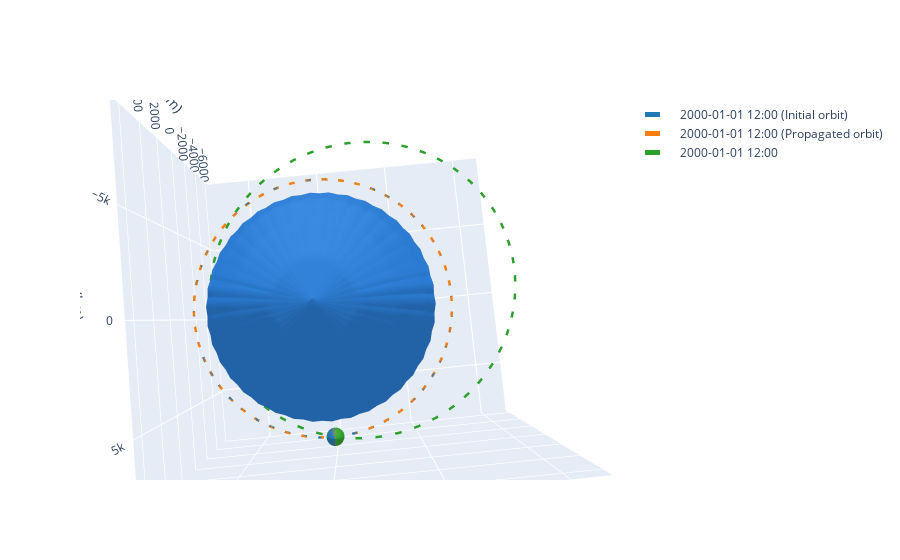

The notebook cell this image was saved under:
### Code cell
import numpy as np
import math
import navpy
import datetime

from astropy import units as u
from astropy.time import Time, TimeDelta
from astropy.coordinates import (
    CartesianRepresentation,
    AltAz,
    EarthLocation,
    GCRS,
    ITRS,
)
from astropy import coordinates as coord

from poliastro.bodies import Earth
from poliastro.earth import EarthSatellite
from poliastro.maneuver import Maneuver
from poliastro.earth.enums import EarthGravity
from poliastro.spacecraft import Spacecraft
from poliastro.twobody.orbit import Orbit
from poliastro.frames import Planes
from poliastro.plotting import OrbitPlotter3D
from poliastro.examples import iss
from poliastro.core.spheroid_location import cartesian_to_ellipsoidal
from poliastro.core.spheroid_location import tangential_vecs

# Comments from the author:
# This project is one of the worst I've ever embarked on. It was incredibly rough to code, formulate, and overall just an absolute nightmare.

# ------- HELPER METHODS --------


# Units: m, m/s, kg
# Evil math
def compute_time_int(al, vi, mas):
    """Evil math to compute the delta t of a maneuver

    Args:
        al (_type_): _description_
        vi (_type_): _description_
        mas (_type_): _description_

    Returns:
        _type_: _description_
    """
    return 8.50938 * (10**-9) * (
        14609987571408820 * (al**2) * mas
        + math.sqrt(
            213451736836720196366365882318848 * (al**4) * (mas**2)
            + 7452623680028430827520 * (al**3) * (mas**3) * (vi**3)
        )
    ) ** (1 / 3) - (0.166214 * al * mas * vi) / (
        14609987571408820 * (al**2) * mas
        + math.sqrt(
            213451736836720196366365882318848 * (al**4) * (mas**2)
            + 7452623680028430827520 * (al**3) * (mas**3) * (vi**3)
        )
    ) ** (
        1 / 3
    )


# Units: s, kg, m/s
def compute_vf(dt, mas, vi):
    return math.sqrt(((4 * (10**8)) * dt) / mas + vi**2)

def compute_dv(vi, al, mas):
    dt = compute_time_int(al, vi, mas)
    vf = compute_vf(dt, mas, vi)
    return vf - vi

def eci2lla(x, y, z, t, unit):
    """Convert Earth-Centered Inertial (ECI) cartesian coordinates to latitude, longitude, and altitude, using astropy.

    Inputs :
    x = ECI X-coordinate
    y = ECI Y-coordinate 
    z = ECI Z-coordinate
    t = UTC time (datetime object)
    unit = units the coordinates are in

    Outputs :
    lon = longitude (degrees)
    lat = geodetic latitude (degrees)
    alt = height above WGS84 ellipsoid (m)
    """
    # position of satellite in GCRS or J20000 ECI:
    cartrep = coord.CartesianRepresentation(x, y, z, unit=u.m)
    gcrs = coord.GCRS(cartrep, obstime=t)
    itrs = coord.GCRS(cartrep, obstime=t).transform_to(coord.ITRS(obstime=t))
    loc = coord.EarthLocation(*itrs.cartesian.xyz)
    return loc.lat.value, loc.lon.value, (loc.height.to(u.m)).value

def compute_time_off(dt: float) -> datetime:
    """Returns a datetime object with an offset from J2000 Epoch (Default)

    Args:
        dt - float: The time passed since initial orbit creation (Assumed in J2000 frame)

    Returns:
        datetime: a new datetime object 
    """
    return datetime.datetime(2000, 1, 1, 12, 0) + datetime.timedelta(seconds=dt)

def get_altitude(orb: Orbit, time: datetime):
    orb_x = orb.r.value[0]
    orb_y = orb.r.value[1]
    orb_z = orb.r.value[2]
    un = u.m
    _, _, ret_alt = eci2lla(orb_x, orb_y, orb_z, time, un)
    return ret_alt

def compute_eci_vec(dv, orb: Orbit, epoch):
    cart_coords = orb.r.value
    
    lo, la, al = eci2lla2(cart_coords[0], cart_coords[1], cart_coords[2], epoch, u.m)
    ned = [0, dv/10, 0]
    lat_ref = la
    lon_ref = lo
    alt_ref = al
    ecefRep = ((navpy.ned2ecef(ned, lat_ref, lon_ref, alt_ref)) << u.m / u.s).to(
        u.km / u.s
    )

    gcrs = coord.ITRS(
        x=orb.r[0],
        y=orb.r[1],
        z=orb.r[2],
        v_x=ecefRep[0],
        v_y=ecefRep[1],
        v_z=ecefRep[2],
        representation_type="cartesian",
        differential_type="cartesian",
        obstime=epoch,
    )
    itrs = gcrs.transform_to(coord.GCRS(obstime=epoch))
    return itrs.cartesian.differentials['s'].d_xyz

def apply_maneuver_evil(orbit: Orbit, di: float, dv: float, epoch) -> None:
    disc_vel = dv / di
    temp_orbit = orbit
    prev_orbit = None

    for i in range(0, math.floor(di)):
        prev_orbit = temp_orbit
        temp_orbit.apply_maneuver(
            (i * u.s, compute_eci_vec(disc_vel, orbit, epoch + i))
        )

# ------- DEFINE PARAMETERS --------

# Attracting body
attr = Earth
# Coefficient of drag unapplicable, made constant
sat_C_D = 1
# Mass
sat_mass = 1000 * u.kg
# Area
sat_area = (3.4 * (u.m**2)).to(u.km**2)
# Epoch
sat_t = Time.now
# Plane
sat_plane = Planes.EARTH_EQUATOR

# Use if defining orbit from vectors

# # Radius
sat_radius = [-4000, -4000, 3000] << u.km
# # Velocity
sat_velocity = [-3.457, 6.618, 2.533] << u.km / u.s

# Use if defining orbit from classical parameters

attr = Earth
a = 40000 << u.km
ecc = 0.093315 << u.one
inc = 1.85 << u.deg
raan = 49.562 << u.deg
argp = 286.537 << u.deg
nu = 23.33 << u.deg

# ------- DEFINE AN ORBIT & FRAME --------

# Use if defining an orbit from vectors
# sat_orbit = Orbit.from_vectors(sat_radius, sat_velocity)

# Use if defining an orbit from classical parameters
# sat_orbit = Orbit.from_classical(attr, a, ecc, inc, raan, argp, nu)

# Preferred case/default: Use orbit.circular
sat_orbit = Orbit.circular(Earth, alt=1000 << u.km)

# ------- ORBIT PLOTTER SETUP --------

plotter = OrbitPlotter3D()

# ------- MANEUVERS --------

# Impulse template

# (time * u.unit, [x comp, y comp, z comp] * u.unit) -> Impulses applied as dv at instant t(i)

# Maneuver template

vi1 = 7000
sat_alt1 = get_altitude(sat_orbit, compute_time_off(0))
m1 = sat_mass.value

dt1 = compute_time_int(sat_alt1, vi1, m1)
# print(vf1)
dv1 = compute_dv(vi1, sat_alt1, m1)
print(dv1/dt1)

plotter.plot(sat_orbit, label="Initial orbit")
man_vec = compute_eci_vec(dv1 / dt1, sat_orbit_test, compute_time_off(0))
sat_orbit_test = sat_orbit.propagate(1 * u.s)

# sat_orbit2 = sat_orbit.apply_maneuver(man)
plotter.plot(sat_orbit_test, label="Propagated orbit")
sat_orbit_man1 = sat_orbit_test.apply_maneuver(Maneuver((1 * u.s, compute_eci_vec(dv1, sat_orbit_test, compute_time_off(1)) << u.km / u.s)))

plotter.plot(sat_orbit_man1)

### Figure 1 — Plotly figure (JSON) as saved in the notebook; plotly's stock layout.template omitted (floating-point values rounded to 4 significant figures; data arrays with more than 128 entries replaced by an {"elided": "..."} marker saying what was removed)
{"data": [{"cauto": false, "cmax": 1, "cmin": 1, "colorscale": [[0, "#2a7bd1"], [1, "#2a7bd1"]], "name": "Earth", "showscale": false, "type": "surface", "x": {"elided": "20x20 float values"}, "y": {"elided": "20x20 float values"}, "z": {"elided": "20x20 float values"}}, {"line": {"color": "rgb(31, 119, 180)", "dash": "dash", "width": 5}, "mode": "lines", "name": "2000-01-01 12:00 (Initial orbit)", "type": "scatter3d", "x": {"elided": "150 float values"}, "y": {"elided": "150 float values"}, "z": {"elided": "150 int values"}}, {"cauto": false, "cmax": 1, "cmin": 1, "colorscale": [[0, "rgb(31, 119, 180)"], [1, "rgb(31, 119, 180)"]], "name": "2000-01-01 12:00 (Initial orbit)", "showscale": false, "type": "surface", "x": {"elided": "20x20 float values"}, "y": {"elided": "20x20 float values"}, "z": {"elided": "20x20 float values"}}, {"cauto": false, "cmax": 1, "cmin": 1, "colorscale": [[0, "#2a7bd1"], [1, "#2a7bd1"]], "name": "Earth", "showscale": false, "type": "surface", "x": {"elided": "20x20 float values"}, "y": {"elided": "20x20 float values"}, "z": {"elided": "20x20 float values"}}, {"cauto": false, "cmax": 1, "cmin": 1, "colorscale": [[0, "#2a7bd1"], [1, "#2a7bd1"]], "name": "Earth", "showscale": false, "type": "surface", "x": {"elided": "20x20 float values"}, "y": {"elided": "20x20 float values"}, "z": {"elided": "20x20 float values"}}, {"line": {"color": "rgb(255, 127, 14)", "dash": "dash", "width": 5}, "mode": "lines", "name": "2000-01-01 12:00 (Propagated orbit)", "type": "scatter3d", "x": {"elided": "150 float values"}, "y": {"elided": "150 float values"}, "z": {"elided": "150 int values"}}, {"cauto": false, "cmax": 1, "cmin": 1, "colorscale": [[0, "rgb(255, 127, 14)"], [1, "rgb(255, 127, 14)"]], "name": "2000-01-01 12:00 (Propagated orbit)", "showscale": false, "type": "surface", "x": {"elided": "20x20 float values"}, "y": {"elided": "20x20 float values"}, "z": {"elided": "20x20 float values"}}, {"cauto": false, "cmax": 1, "cmin": 1, "colorscale": [[0, "#2a7bd1"], [1, "#2a7bd1"]], "name": "Earth", "showscale": false, "type": "surface", "x": {"elided": "20x20 float values"}, "y": {"elided": "20x20 float values"}, "z": {"elided": "20x20 float values"}}, {"cauto": false, "cmax": 1, "cmin": 1, "colorscale": [[0, "#2a7bd1"], [1, "#2a7bd1"]], "name": "Earth", "showscale": false, "type": "surface", "x": {"elided": "20x20 float values"}, "y": {"elided": "20x20 float values"}, "z": {"elided": "20x20 float values"}}, {"line": {"color": "rgb(44, 160, 44)", "dash": "dash", "width": 5}, "mode": "lines", "name": "2000-01-01 12:00", "type": "scatter3d", "x": {"elided": "150 float values"}, "y": {"elided": "150 float values"}, "z": {"elided": "150 float values"}}, {"cauto": false, "cmax": 1, "cmin": 1, "colorscale": [[0, "rgb(44, 160, 44)"], [1, "rgb(44, 160, 44)"]], "name": "2000-01-01 12:00", "showscale": false, "type": "surface", "x": {"elided": "20x20 float values"}, "y": {"elided": "20x20 float values"}, "z": {"elided": "20x20 float values"}}, {"cauto": false, "cmax": 1, "cmin": 1, "colorscale": [[0, "#2a7bd1"], [1, "#2a7bd1"]], "name": "Earth", "showscale": false, "type": "surface", "x": {"elided": "20x20 float values"}, "y": {"elided": "20x20 float values"}, "z": {"elided": "20x20 float values"}}], "layout": {"autosize": true, "scene": {"aspectmode": "data", "aspectratio": {"x": 1.081, "y": 1.163, "z": 0.7951}, "camera": {"center": {"x": 0, "y": 0, "z": 0}, "eye": {"x": 0.097, "y": -0.009712, "z": 1.548}, "projection": {"type": "perspective"}, "up": {"x": 0, "y": 0, "z": 1}}, "xaxis": {"title": {"text": "x (km)"}, "type": "linear"}, "yaxis": {"title": {"text": "y (km)"}, "type": "linear"}, "zaxis": {"title": {"text": "z (km)"}, "type": "linear"}}}}
